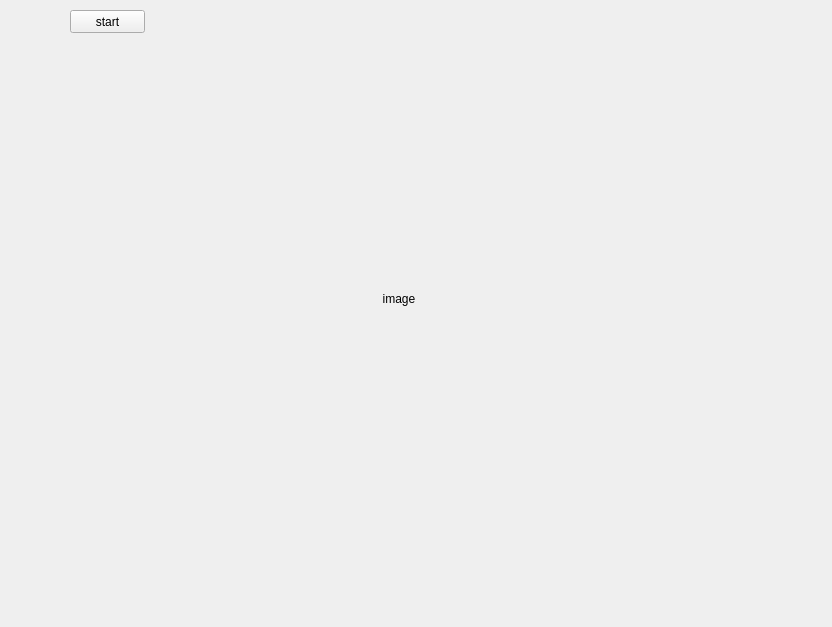
<?xml version="1.0" encoding="UTF-8"?>
<ui version="4.0">
 <class>camClass</class>
 <widget class="QWidget" name="camClass">
  <property name="geometry">
   <rect>
    <x>0</x>
    <y>0</y>
    <width>832</width>
    <height>627</height>
   </rect>
  </property>
  <property name="windowTitle">
   <string>cam</string>
  </property>
  <widget class="QLabel" name="image">
   <property name="geometry">
    <rect>
     <x>79</x>
     <y>59</y>
     <width>640</width>
     <height>480</height>
    </rect>
   </property>
   <property name="minimumSize">
    <size>
     <width>640</width>
     <height>480</height>
    </size>
   </property>
   <property name="maximumSize">
    <size>
     <width>640</width>
     <height>480</height>
    </size>
   </property>
   <property name="text">
    <string>image</string>
   </property>
   <property name="alignment">
    <set>Qt::AlignCenter</set>
   </property>
  </widget>
  <widget class="QPushButton" name="start">
   <property name="geometry">
    <rect>
     <x>70</x>
     <y>10</y>
     <width>75</width>
     <height>23</height>
    </rect>
   </property>
   <property name="text">
    <string>start</string>
   </property>
  </widget>
 </widget>
 <layoutdefault spacing="6" margin="11"/>
 <resources>
  <include location="cam.qrc"/>
 </resources>
 <connections/>
</ui>
